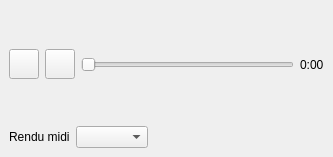
  <widget class="QDockWidget" name="playerDock">
   <property name="sizePolicy">
    <sizepolicy hsizetype="Minimum" vsizetype="Minimum">
     <horstretch>0</horstretch>
     <verstretch>0</verstretch>
    </sizepolicy>
   </property>
   <property name="minimumSize">
    <size>
     <width>333</width>
     <height>157</height>
    </size>
   </property>
   <property name="maximumSize">
    <size>
     <width>524287</width>
     <height>157</height>
    </size>
   </property>
   <property name="floating">
    <bool>false</bool>
   </property>
   <property name="features">
    <set>QDockWidget::DockWidgetFloatable|QDockWidget::DockWidgetMovable</set>
   </property>
   <property name="windowTitle">
    <string>Lire le morceau</string>
   </property>
   <attribute name="dockWidgetArea">
    <number>1</number>
   </attribute>
   <widget class="QWidget" name="dockWidgetContents_5">
    <property name="maximumSize">
     <size>
      <width>16777215</width>
      <height>180</height>
     </size>
    </property>
    <layout class="QHBoxLayout" name="horizontalLayout_2">
     <item>
      <layout class="QVBoxLayout" name="verticalLayout_7">
       <item>
        <layout class="QHBoxLayout" name="horizontalLayout_5">
         <item>
          <widget class="QPushButton" name="play_pushButton">
           <property name="maximumSize">
            <size>
             <width>30</width>
             <height>30</height>
            </size>
           </property>
           <property name="toolTip">
            <string>Play/Pause</string>
           </property>
           <property name="text">
            <string/>
           </property>
           <property name="icon">
            <iconset resource="../Ressources.qrc">
             <normaloff>:/icons/ressources/icons/play.svg</normaloff>:/icons/ressources/icons/play.svg</iconset>
           </property>
          </widget>
         </item>
         <item>
          <widget class="QPushButton" name="stop_pushButton">
           <property name="minimumSize">
            <size>
             <width>0</width>
             <height>0</height>
            </size>
           </property>
           <property name="maximumSize">
            <size>
             <width>30</width>
             <height>30</height>
            </size>
           </property>
           <property name="toolTip">
            <string>Stop</string>
           </property>
           <property name="text">
            <string/>
           </property>
           <property name="icon">
            <iconset resource="../Ressources.qrc">
             <normaloff>:/icons/ressources/icons/stop.svg</normaloff>:/icons/ressources/icons/stop.svg</iconset>
           </property>
          </widget>
         </item>
         <item>
          <widget class="QSlider" name="time_slider">
           <property name="maximum">
            <number>100</number>
           </property>
           <property name="orientation">
            <enum>Qt::Horizontal</enum>
           </property>
          </widget>
         </item>
         <item>
          <widget class="QLabel" name="time_label">
           <property name="text">
            <string>0:00</string>
           </property>
          </widget>
         </item>
        </layout>
       </item>
       <item>
        <layout class="QHBoxLayout" name="horizontalLayout_6">
         <item>
          <widget class="QLabel" name="label_3">
           <property name="text">
            <string>Rendu midi</string>
           </property>
          </widget>
         </item>
         <item>
          <widget class="QComboBox" name="sf2_combobox">
           <property name="toolTip">
            <string>Fichier de rendu midi</string>
           </property>
          </widget>
         </item>
         <item>
          <widget class="QPushButton" name="showsf2ddl_pushButton">
           <property name="text">
            <string/>
           </property>
           <property name="icon">
            <iconset resource="../Ressources.qrc">
             <normaloff>:/icons/ressources/icons/more.svg</normaloff>:/icons/ressources/icons/more.svg</iconset>
           </property>
           <property name="flat">
            <bool>true</bool>
           </property>
          </widget>
         </item>
         <item>
          <spacer name="horizontalSpacer_3">
           <property name="orientation">
            <enum>Qt::Horizontal</enum>
           </property>
           <property name="sizeHint" stdset="0">
            <size>
             <width>40</width>
             <height>20</height>
            </size>
           </property>
          </spacer>
         </item>
        </layout>
       </item>
      </layout>
     </item>
    </layout>
   </widget>
  </widget>
